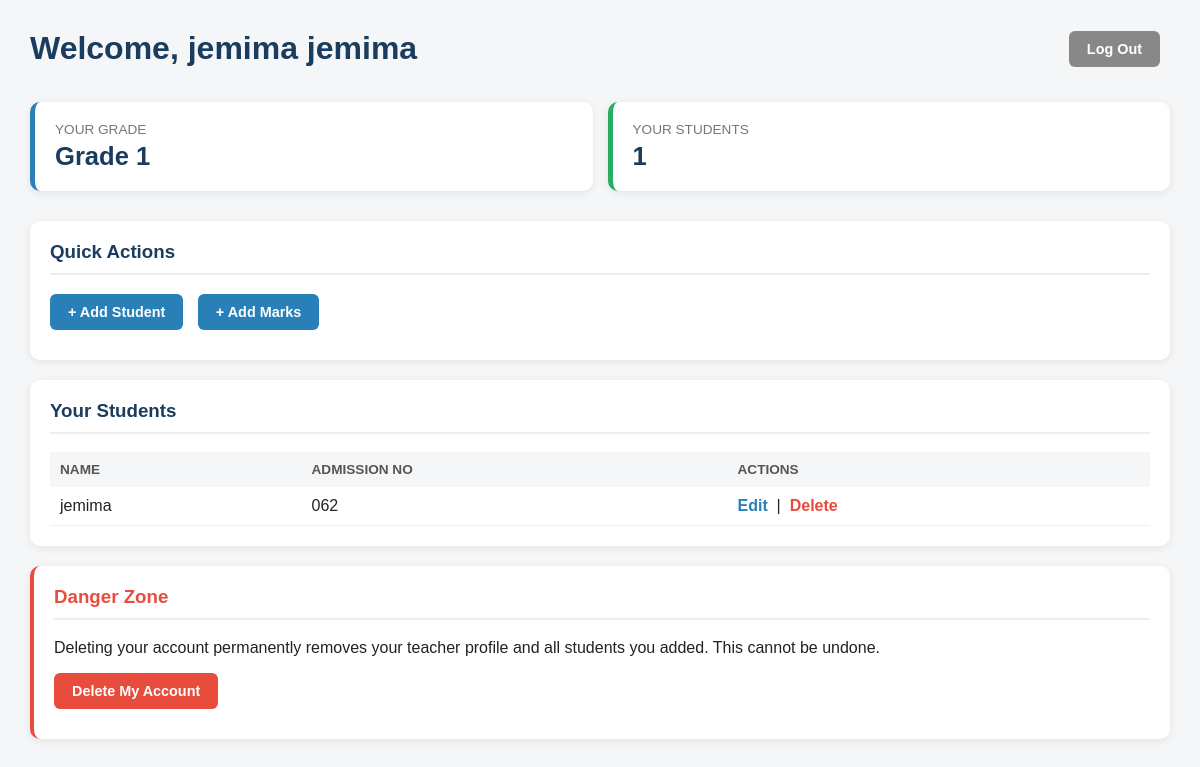
Page /results/teacher/dashboard/ (signed in) on the committed database.
### results/models.py (models this page shows, shortened)
class Teacher(models.Model):
    school = models.ForeignKey(School, on_delete=models.CASCADE)
    full_name = models.CharField(max_length=100)
    email = models.CharField(max_length=100)
    phone = models.CharField(max_length=20)
    password = models.CharField(max_length=100)
    grade = models.IntegerField()

class Student(models.Model):
    school = models.ForeignKey(School, on_delete=models.CASCADE)
    added_by = models.ForeignKey(Teacher, on_delete=models.SET_NULL, null=True, blank=True)
    full_name = models.CharField(max_length=100)
    admission_number = models.CharField(max_length=20)
    grade = models.IntegerField()
    stream = models.CharField(max_length=20, blank=True)
    verification_code = models.CharField(max_length=10, blank=True)

### results/views.py (the view)
# urls.py: path('teacher/dashboard/', views.teacher_dashboard, name='teacher_dashboard'),
def teacher_dashboard(request):
    teacher_id = request.session.get('teacher_id')
    if not teacher_id:
        return redirect('teacher_login')
    teacher = get_object_or_404(Teacher, id=teacher_id)
    students = Student.objects.filter(added_by=teacher)
    return render(request, 'results/teacher_dashboard.html', {'teacher': teacher, 'students': students})

### results/templates/results/teacher_dashboard.html (shortened to what this page needs)
<!DOCTYPE html>
<html>
<head>
    {% load static %}
    <link rel="stylesheet" href="{% static 'results/style.css' %}">
</head>
<body class="dashboard-page">
    <div class="dashboard-header">
        <h1>Welcome, {{ teacher.full_name }}</h1>
        <a href="/results/teacher/logout/" class="action-btn" style="background:#888;">Log Out</a>
    </div>
    <div class="stat-grid">
        <div class="stat-card">
            <div class="stat-label">YOUR GRADE</div>
            <div class="stat-value">Grade {{ teacher.grade }}</div>
        </div>
        <div class="stat-card" style="border-left-color:#27ae60;">
            <div class="stat-label">YOUR STUDENTS</div>
            <div class="stat-value">{{ students.count }}</div>
        </div>
    </div>
    <div class="dashboard-section">
        <h3>Quick Actions</h3>
        <a href="/results/teacher/add-student/" class="action-btn">+ Add Student</a>
        <a href="/results/teacher/add-mark/" class="action-btn">+ Add Marks</a>
    </div>
    <div class="dashboard-section">
        <h3>Your Students</h3>
        <table class="dashboard-table">
            <tr>
                <th>Name</th>
                <th>Admission No</th>
                <th>Actions</th>
            </tr>
            {% for student in students %}
            <tr>
                <td>{{ student.full_name }}</td>
                <td>{{ student.admission_number }}</td>
                <td>
                    <a href="/results/teacher/student/{{ student.id }}/edit/">Edit</a>
                    &nbsp;|&nbsp;
                    <a href="/results/teacher/student/{{ student.id }}/delete/" onclick="return confirm('Delete {{ student.full_name }}? This cannot be undone.')" style="color:#e74c3c;">Delete</a>
                </td>
            </tr>
            {% empty %}
            <tr><td colspan="3">No students added yet.</td></tr>
            {% endfor %}
        </table>
    </div>
    <div class="dashboard-section" style="border-left: 4px solid #e74c3c;">
        <h3 style="color:#e74c3c;">Danger Zone</h3>
        <p>Deleting your account permanently removes your teacher profile and all students you added. This cannot be undone.</p>
        <a href="/results/teacher/delete/" class="action-btn" style="background:#e74c3c;" onclick="return confirm('Are you sure? This will permanently delete your account.')">Delete My Account</a>
    </div>
</body>
</html>

### results/static/results/style.css (style rules this page uses)
body { font-family: Arial, sans-serif; background-color: #eef2f5; color: #222; margin: 40px; }
h1 { color: #1a3c5e; border-bottom: 3px solid #2980b9; padding-bottom: 10px; }
table { border-collapse: collapse; width: 100%; margin-top: 15px; background: white; }
th { background-color: #2980b9; color: white; padding: 10px; text-align: left; }
td { padding: 10px; border-bottom: 1px solid #ddd; }
a { color: #2980b9; font-weight: bold; text-decoration: none; }
.dashboard-page { min-height: 100vh; margin: 0; background: #f4f6f8; padding: 30px; box-sizing: border-box; font-family: Arial, sans-serif; }
.dashboard-header { display: flex; justify-content: space-between; align-items: center; margin-bottom: 25px; }
.dashboard-header h1 { color: #1a3c5e; border: none; margin: 0; }
.stat-grid { display: flex; flex-wrap: wrap; gap: 15px; margin-bottom: 30px; }
.stat-card { background: white; border-radius: 10px; padding: 20px; flex: 1; min-width: 150px; box-shadow: 0 2px 8px rgba(0,0,0,0.08); border-left: 5px solid #2980b9; }
.stat-card .stat-label { color: #777; font-size: 0.85em; margin-bottom: 5px; }
.stat-card .stat-value { font-size: 1.6em; font-weight: bold; color: #1a3c5e; }
.dashboard-section { background: white; border-radius: 10px; padding: 20px; margin-bottom: 20px; box-shadow: 0 2px 8px rgba(0,0,0,0.08); }
.dashboard-section h3 { color: #1a3c5e; margin-top: 0; border-bottom: 2px solid #eee; padding-bottom: 10px; }
.action-btn { display: inline-block; background: #2980b9; color: white; padding: 10px 18px; border-radius: 6px; text-decoration: none; font-size: 0.9em; margin-right: 10px; margin-bottom: 10px; }
.dashboard-table { width: 100%; border-collapse: collapse; }
.dashboard-table th { background: #f4f6f8; color: #555; text-align: left; padding: 10px; font-size: 0.85em; text-transform: uppercase; }
.dashboard-table td { padding: 10px; border-bottom: 1px solid #eee; }

### rows in the picture
Teacher: full_name "jemima jemima", grade "1"
Student: full_name "jemima", admission_number "062"

### other values in the picture
{{ students.count }} "1"
